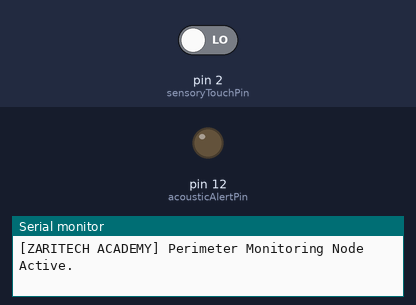
This sketch was run on a simulated Arduino Uno, built with avr-gcc and run on an emulated ATmega328P. On the bench: output pins drawn as LEDs (lit = HIGH), the last lines printed to the serial monitor. The test bench sets the inputs (shaded band); at power-on: pin 2 (sensoryTouchPin) LOW.

Above: at 1.2 s.
1.3 s: pin 2 (sensoryTouchPin) driven HIGH
At 2.5 s:
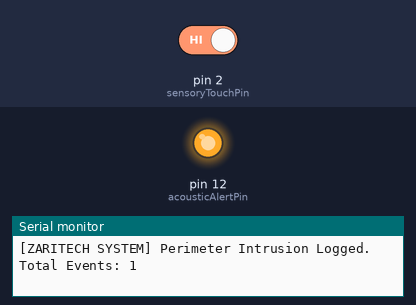
2.8 s: pin 2 (sensoryTouchPin) driven LOW
At 3.7 s:
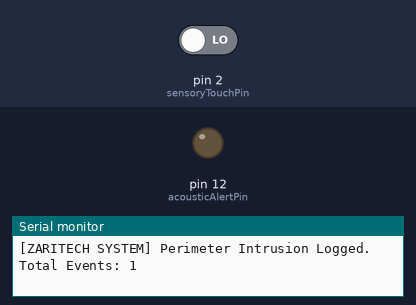
Timing chart, 0 to 5.8 s (numbered marks = the images above; inputs shaded):
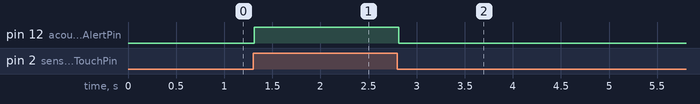

Measured:
- after the input at 1.3 s, pin 12 (acousticAlertPin): LOW → HIGH at once
- after the input at 2.8 s, pin 12 (acousticAlertPin): HIGH → LOW at once

The sketch:

zaritech_acoustic_alarm.ino
```cpp
// (licence header left out)
// Hardware Pin Topologies
const int sensoryTouchPin = 2;  // Input node for the capacitive sensor
const int acousticAlertPin = 12; // Output node for the active buzzer

// Operational Tracking Variables
unsigned long totalAlertsTriggered = 0;
bool lastProximityState = LOW;

void setup() {
  // Initialize Corporate Logging Diagnostics Pipeline
  Serial.begin(9600);
  Serial.println("[ZARITECH ACADEMY] Initializing Acoustic Alarm Substrate...");

  // Register Pin Operational Boundaries
  pinMode(sensoryTouchPin, INPUT);
  pinMode(acousticAlertPin, OUTPUT);

  // Execute Safe Default States
  digitalWrite(acousticAlertPin, LOW);
  Serial.println("[ZARITECH ACADEMY] Perimeter Monitoring Node Active.");
}

void loop() {
  // Scan Current Capacitive Charge State
  bool isTouchActive = digitalRead(sensoryTouchPin);

  // Process Logic Shift on High Edge Transition (Perimeter Interruption)
  if (isTouchActive == HIGH) {
    digitalWrite(acousticAlertPin, HIGH); // Fire high-decibel acoustic wave

    if (lastProximityState == LOW) {
      totalAlertsTriggered++;
      Serial.print("[ZARITECH SYSTEM] Perimeter Intrusion Logged. Total Events: ");
      Serial.println(totalAlertsTriggered);
    }
  } else {
    digitalWrite(acousticAlertPin, LOW); // Silence alarm matrix
  }

  lastProximityState = isTouchActive;
  delay(20); // Yield to prevent processor thread saturation
}
```
